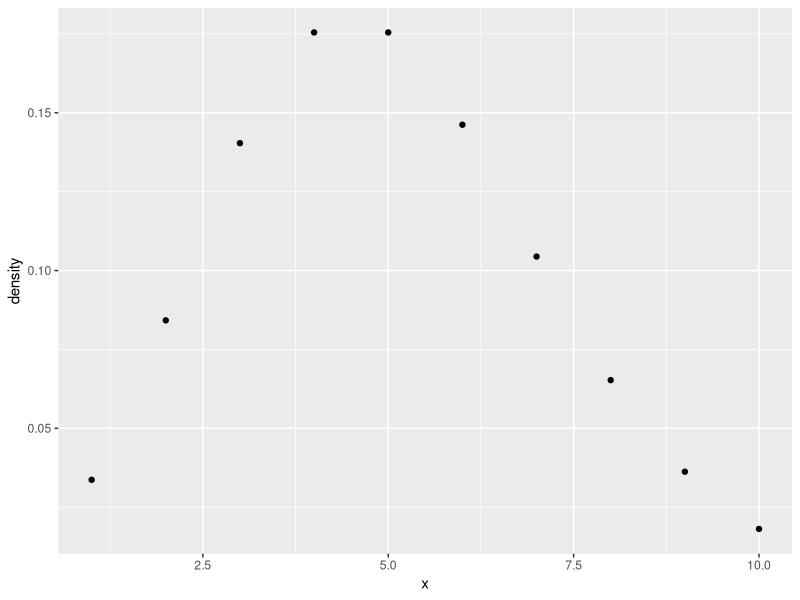
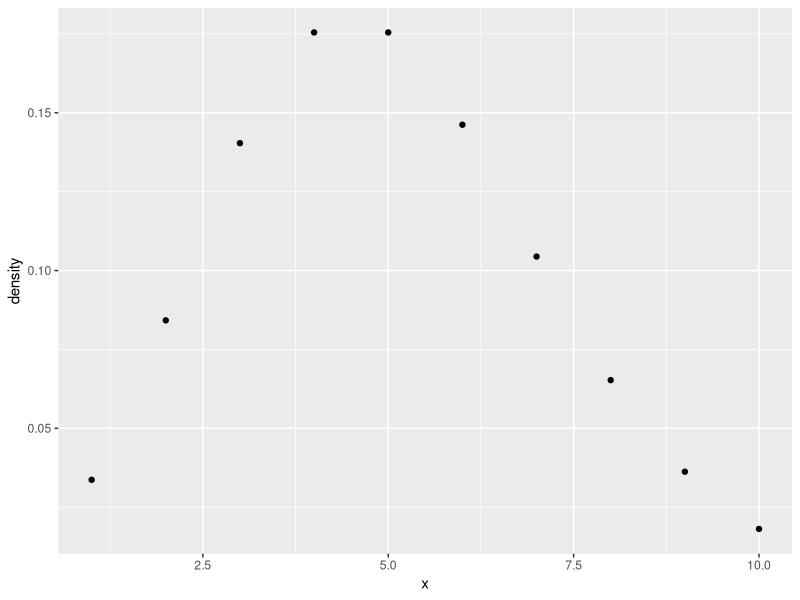

The R source for these figures, in order: (Note: this script raises an error after producing the figures.)
## ---- chunk 1

library(ggplot2)
## ---- chunk 2
##plot poisson pmf
ggplot(data.frame(x=c(1:10)), aes(x)) +
    geom_point(aes(y=dpois(x, 5))) + labs(y = "density")

##plot manually
ggplot(data.frame(x=c(1:10)), aes(x)) +
    geom_point(aes(y=(5^x*exp(-5))/(factorial(x)) )) + labs(y = "density")


## ---- chunk 3
knitr::include_graphics("C:/Users/James/OneDrive/School/MATH_3190/HW_5_1.pdf")
knitr::include_graphics("C:/Users/James/OneDrive/School/MATH_3190/HW_5_1d.pdf")

## ---- chunk 4
##plot pmf theta = 0.5
ggplot(data.frame(x=seq(0,1, by = 0.1)), aes(x)) +
    geom_point(aes(y=(0.5*x^(0.5-1)) )) + labs(y = "density")

## theta = 5
ggplot(data.frame(x=seq(0,1, by = 0.1)), aes(x)) +
    geom_point(aes(y=(5*x^(5-1)) )) + labs(y = "density")


## ---- chunk 5
knitr::include_graphics("C:/Users/James/OneDrive/School/MATH_3190/HW_5_2.pdf")
## ---- chunk 6
knitr::include_graphics("C:/Users/James/OneDrive/School/MATH_3190/HW_5_3.pdf")
